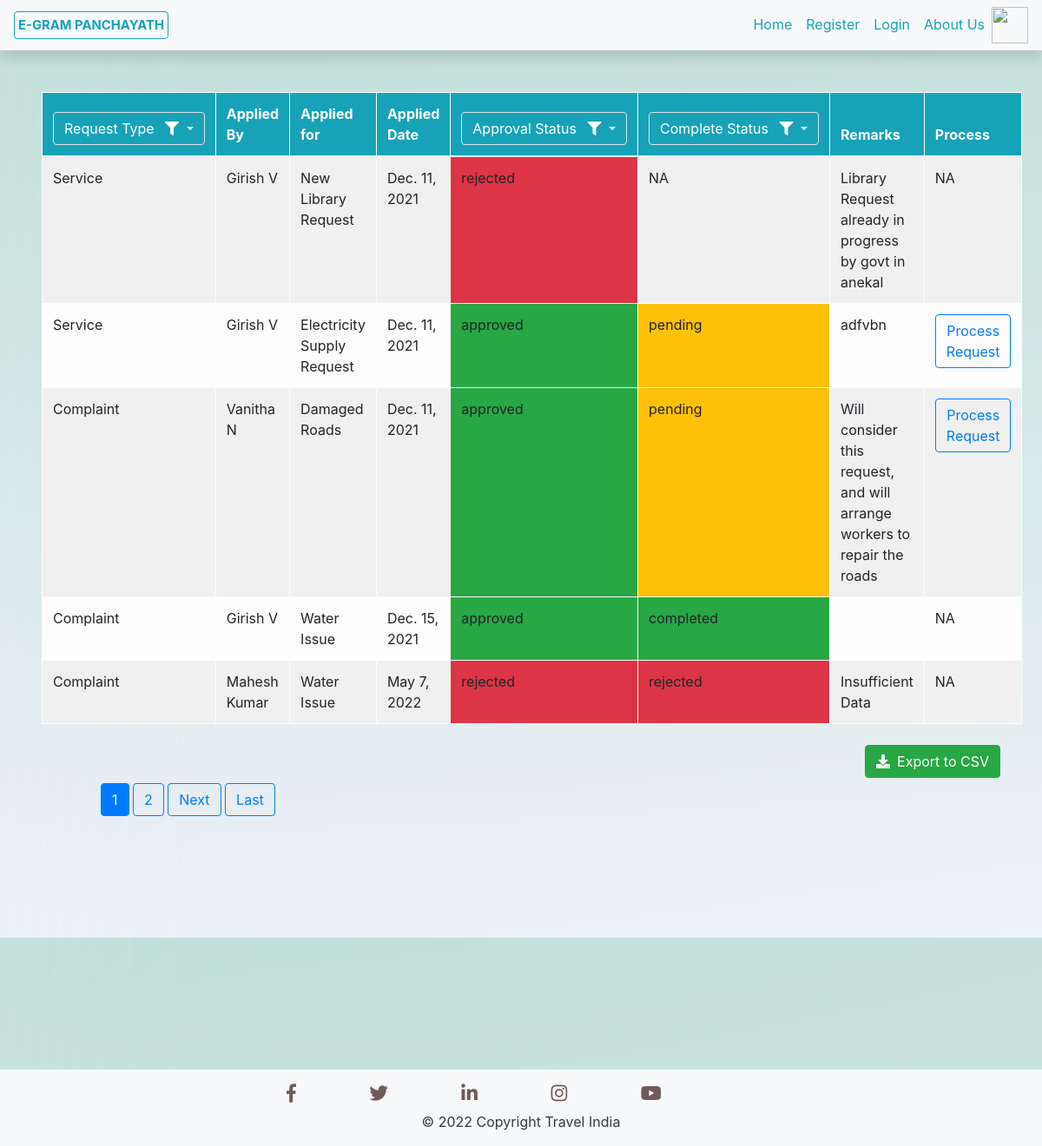
/Received_Requests/, run on an earlier commit of the app's database.
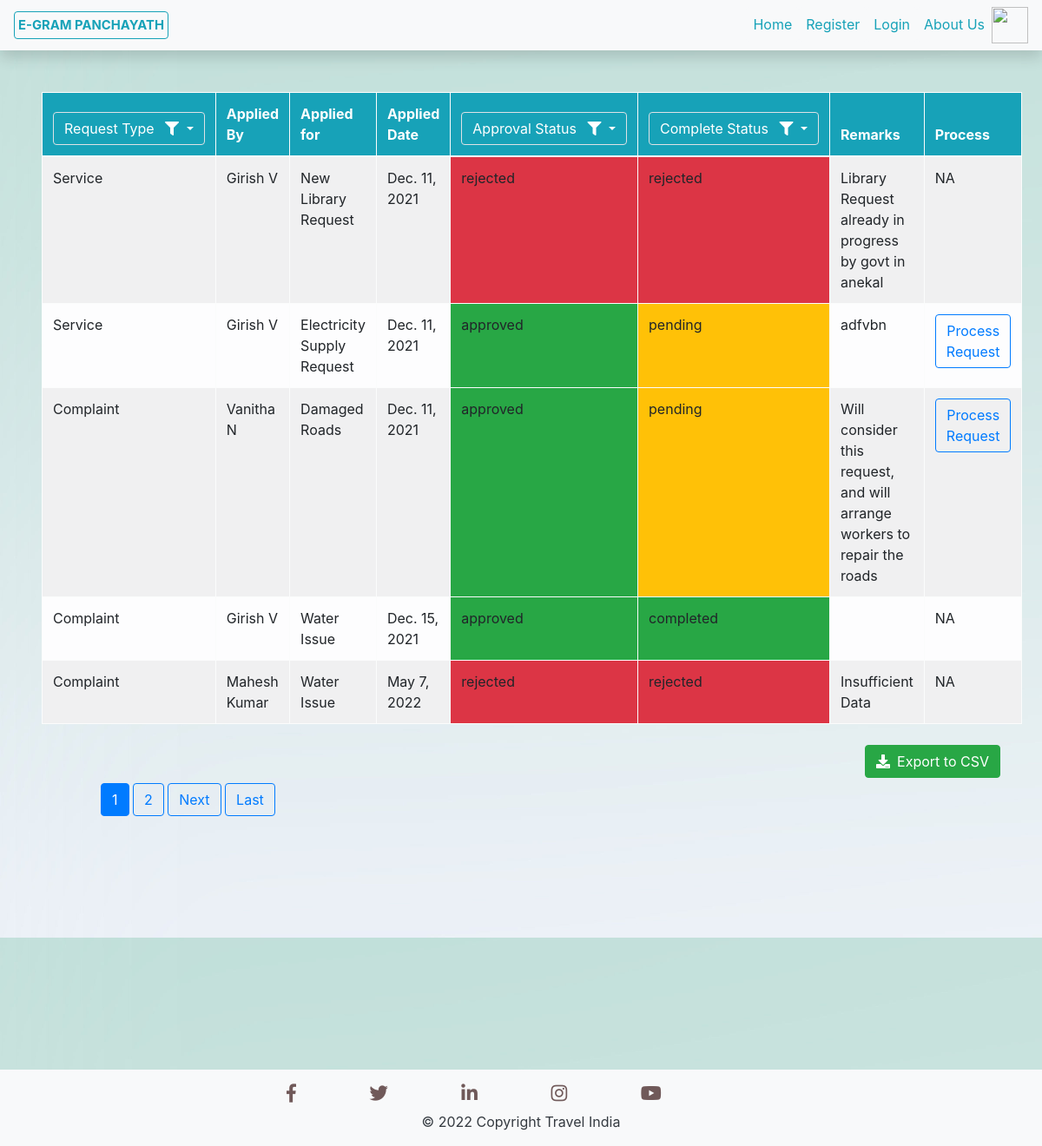
And on a later commit of the database.
### Services/models.py (models this page shows, shortened)
class Services(models.Model):
    Serv_Type = models.CharField(max_length=20)
    Serv_Name = models.CharField(max_length=50)
    Serv_Description = models.TextField()
    Serv_Applied_Date = models.DateTimeField(default=timezone.now)
    Serv_Applied_By = models.ForeignKey(User, on_delete=models.CASCADE)
    Serv_Req_Image = models.ImageField(default='default_image.png', upload_to='Serv_Comp_pics/')
    Serv_State = models.CharField(max_length=100, default=None)
    Serv_City = models.CharField(max_length=100, default=None)
    Serv_Location = models.CharField(default=None,max_length=300, null=True, blank=True)
    Serv_Approval_Status = models.CharField(max_length=20)
    Serv_Remarks = models.TextField(default=None,null=True, blank=True)
    Serv_Estimated_Completion_Date = models.DateField(default=None, null=True, blank=True)
    Serv_Completion_Status = models.CharField(max_length=20,null=True, blank=True)
    Serv_Comp_Image = models.ImageField(default='default_image.png', upload_to='Serv_Comp_pics/', blank=True)
    Serv_Doc_Name = models.CharField(max_length=100, null=True)
    Serv_Doc_Proof = models.FileField(upload_to='Files/')

### Services/views.py (the view)
# urls.py: path('Received_Requests/', ReceivedRequests.as_view(), name='ReqReceived'),
class ReceivedRequests(ListView):
    model = Services
    template_name = "Services/RequestsReceived.html"
    context_object_name = 'requests'
    paginate_by = 5
    def get_queryset(self):
        req = Services.objects.all()
        def ExecQuery(req, Serv):
            key = list(Serv.keys())[0]
            if key=='Serv_Type':
                req = req.filter(Serv_Type=Serv[key])
            if key=='Serv_Approval_Status':
                req = req.filter(Serv_Approval_Status=Serv[key])
            if key=='Serv_Completion_Status':
                req = req.filter(Serv_Completion_Status=Serv[key])
            return req
        if self.request.GET.get('idServType'):
            req = ExecQuery(req, {'Serv_Type':self.request.GET.get('idServType')})
        if self.request.GET.get('idAppStatus'):
            req = ExecQuery(req, {'Serv_Approval_Status':self.request.GET.get('idAppStatus')})
        if self.request.GET.get('idCompStatus'):
            req = ExecQuery(req, {'Serv_Completion_Status':self.request.GET.get('idCompStatus')})
        return req

### Services/templates/Services/RequestsReceived.html (shortened to what the changed rows need)
{% extends 'Services/Base.html' %}
{% block content %}
<div class="p-5">
    <form method="get" action="#">
    <table class="rounded table table-hover table-bordered table-striped table-light">
        <thead class="bg-info text-white">
            <tr>
                <th scope="col">
                    <div class="dropdown">
                        <button class="btn btn-info border dropdown-toggle" data-toggle="dropdown">
                          Request Type <i class="fas fa-filter ml-2"></i>
                        </button>
                      </div>
                </th>
                <th scope="col">Applied By</th>
                <th scope="col">Applied for</th>
                <th scope="col">Applied Date</th>
                <th scope="col">
                    <div class="dropdown">
                        <button class="btn btn-info border dropdown-toggle" type="button" id="dropdownMenuButton" data-toggle="dropdown" aria-haspopup="true" aria-expanded="false">
                          Approval Status <i class="fas fa-filter ml-2"></i>
                        </button>
                      </div>
                </th>
                <th scope="col">
                    <div class="dropdown">
                        <button class="btn btn-info border dropdown-toggle" type="button" id="dropdownMenuButton" data-toggle="dropdown" aria-haspopup="true" aria-expanded="false">
                          Complete Status <i class="fas fa-filter ml-2"></i>
                        </button>
                      </div>
                </th>
                <th scope="col">Remarks</th>
                <th scope="col">Process</th>
            </tr>
        </thead>
        <tbody>
        {% for request in requests %}
        <tr>
            <td> {{ request.Serv_Type }} </td>
            <td>{{ request.Serv_Applied_By.first_name }} {{ request.Serv_Applied_By.last_name }}</td>
            <td>{{ request.Serv_Name }}</td>
            <td>{{ request.Serv_Applied_Date.date }}</td>
            {% if request.Serv_Approval_Status == 'pending' %}
                <td class="bg-warning">{{ request.Serv_Approval_Status }}</td>
            {% elif request.Serv_Approval_Status == 'approved' %}
                <td class="bg-success">{{ request.Serv_Approval_Status }}</td>
            {% elif request.Serv_Approval_Status == 'rejected' %}
                <td class="bg-danger">{{ request.Serv_Approval_Status }}</td>
            {% endif %}
            {% if request.Serv_Completion_Status == 'pending' %}
                <td class="bg-warning">{{ request.Serv_Completion_Status }}</td>
            {% elif request.Serv_Completion_Status == 'completed' %}
                <td class="bg-success">{{ request.Serv_Completion_Status }}</td>
            {% elif request.Serv_Completion_Status == 'rejected' %}
                <td class="bg-danger">{{ request.Serv_Completion_Status }}</td>
            {% else %}
                <td class="">{{ request.Serv_Completion_Status }}</td>
            {% endif %}
            <td>{{ request.Serv_Remarks }}</td>
            <td>
                {% if request.Serv_Approval_Status == 'pending' or request.Serv_Completion_Status == 'pending' %}
                <a class="btn btn-outline-primary" href="{% url 'ProcessRequestURL' request.id %}">Process Request</a>
                {% else %}
                    NA
                {% endif %}
            </td>
        </tr>
        {% empty %}
        <tr>
            <td align="center" colspan="7" >No Entries</td>
        </tr>
        {% endfor %}
        </tbody>
        </table>
    </form>
</div>
{% endblock content %}

What changed in the data, as far as the page shows it:
changed Services "New Library Request": Serv_Completion_Status "NA" → "rejected"
